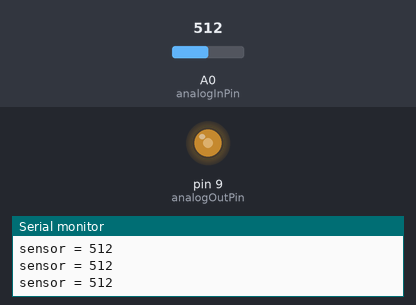
Simulated run of this sketch. Board: Arduino Mega 2560, built with avr-gcc and run on an emulated ATmega2560. Shown: output pins drawn as LEDs (lit = HIGH), the last lines printed to the serial monitor. Inputs (shaded band) come from the test bench; at power-on: A0 (analogInPin) = 512.

Above: at 1.2 s.
1.3 s: A0 (analogInPin) set to 716
At 2.3 s:
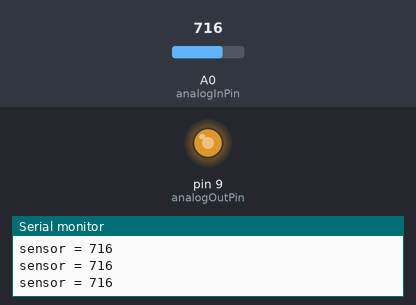
2.8 s: A0 (analogInPin) set to 900
At 3.5 s:
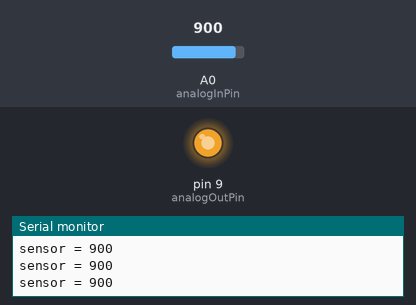
4.3 s: A0 (analogInPin) set to 190
At 4.6 s:
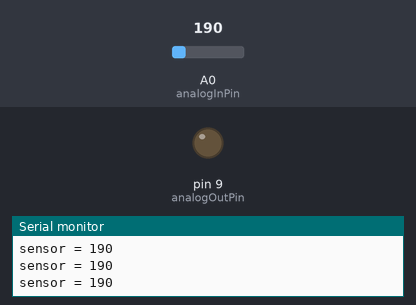
5.8 s: A0 (analogInPin) set to 210
At 6.9 s:
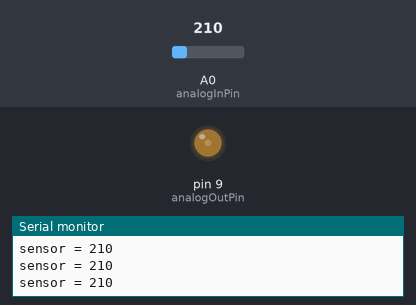
7.3 s: A0 (analogInPin) set to 122
At 8.0 s:
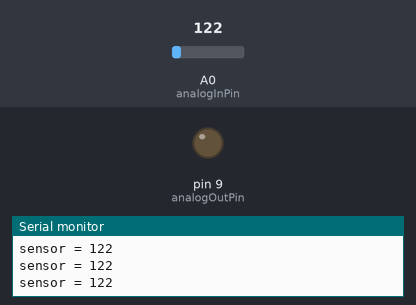
10.3 s: A0 (analogInPin) set to 511
At 10.8 s:
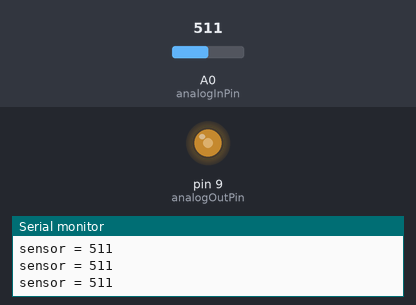
Timing chart, 0 to 13.3 s (numbered marks = the images above; inputs shaded):
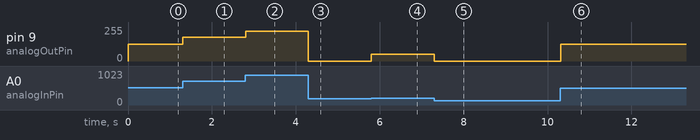

The sketch:

EMG2LED.ino
```cpp
/*
  Analog input, analog output, serial output

  Reads an analog input pin, maps the result to a range from 0 to 255 and uses
  the result to set the pulse width modulation (PWM) of an output pin.
  Also prints the results to the Serial Monitor.

  The circuit:
  - EMG connected to analog pin 0.
  - LED connected from digital pin 9 to ground
*/

// These constants won't change. They're used to give names to the pins used:
const int analogInPin = A0;  // Analog input pin that the EMG is attached to
const int analogOutPin = 9; // Analog output pin that the LED is attached to

int sensorValue = 0;        // value read from the EMG
int outputValue = 0;        // value output to the PWM (analog out)

void setup() {
  // initialize serial communications at 9600 bps:
  Serial.begin(9600);
}

void loop() {
  // read the analog in value:
  sensorValue = analogRead(analogInPin);
  // map it to the range of the analog out:
  outputValue = map(sensorValue, 0, 1023, 0, 255);
  // change the analog out value:
  if (sensorValue > 200){
    analogWrite(analogOutPin, outputValue);
  }
  else
    analogWrite(analogOutPin, 0);
    // print the results to the Serial Monitor:
    Serial.print("sensor = ");
    Serial.println(sensorValue);
}
```

Measured:
- after the input at 1.3 s, pin 9 (analogOutPin): 127/255 → 178/255 at once
- after the input at 2.8 s, pin 9 (analogOutPin): 178/255 → 224/255 at once
- after the input at 4.3 s, pin 9 (analogOutPin): 224/255 → 0/255 at once
- after the input at 5.8 s, pin 9 (analogOutPin): 0/255 → 52/255 at once
- after the input at 7.3 s, pin 9 (analogOutPin): 52/255 → 0/255 at once
- after the input at 10.3 s, pin 9 (analogOutPin): 0/255 → 127/255 at once
